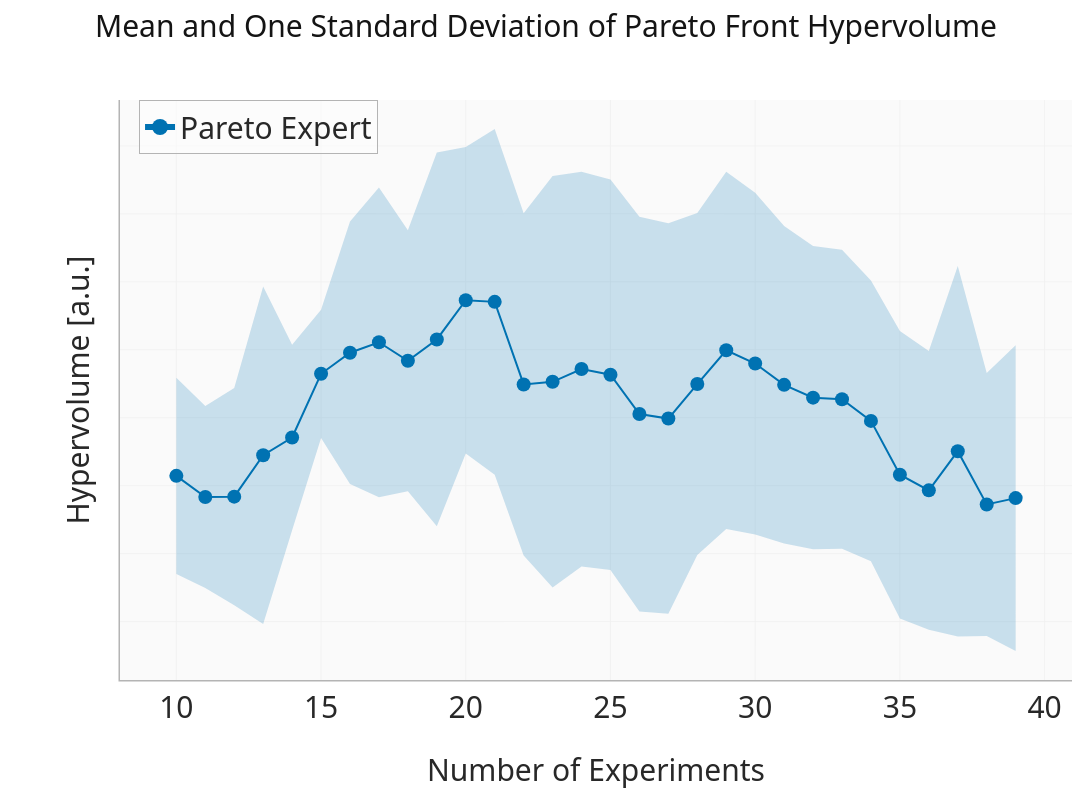

The notebook cell saved with this chart:
### Code cell
fig = plot_mean_std(
    summary,
    "Hypervolume",
    "Mean and One Standard Deviation of Pareto Front Hypervolume",
    "Hypervolume [a.u.]",
    "hypervolume_pareto_expert",
    showticklabels=False,
    ticks="",
)

### Figure 1 — Plotly figure (JSON) as saved in the notebook; plotly's stock layout.template omitted (floating-point values rounded to 4 significant figures)
{"data": [{"hoverinfo": "skip", "legendgroup": "pareto_expert", "line": {"width": 0}, "showlegend": false, "type": "scatter", "x": [10, 11, 12, 13, 14, 15, 16, 17, 18, 19, 20, 21, 22, 23, 24, 25, 26, 27, 28, 29, 30, 31, 32, 33, 34, 35, 36, 37, 38, 39], "y": [1717000.0, 1635000.0, 1688000.0, 1987000.0, 1815000.0, 1918000.0, 2178000.0, 2278000.0, 2152000.0, 2381000.0, 2397000.0, 2450000.0, 2202000.0, 2311000.0, 2324000.0, 2301000.0, 2192000.0, 2172000.0, 2202000.0, 2324000.0, 2262000.0, 2164000.0, 2105000.0, 2094000.0, 2004000.0, 1855000.0, 1797000.0, 2047000.0, 1732000.0, 1813000.0]}, {"fill": "tonexty", "fillcolor": "rgba(0,114,178,0.2)", "hoverinfo": "skip", "legendgroup": "pareto_expert", "line": {"width": 0}, "showlegend": false, "type": "scatter", "x": [10, 11, 12, 13, 14, 15, 16, 17, 18, 19, 20, 21, 22, 23, 24, 25, 26, 27, 28, 29, 30, 31, 32, 33, 34, 35, 36, 37, 38, 39], "y": [1140000.0, 1099000.0, 1048000.0, 992700.0, 1269000.0, 1541000.0, 1405000.0, 1366000.0, 1383000.0, 1280000.0, 1495000.0, 1432000.0, 1194000.0, 1100000.0, 1162000.0, 1152000.0, 1030000.0, 1023000.0, 1196000.0, 1273000.0, 1257000.0, 1230000.0, 1213000.0, 1215000.0, 1178000.0, 1009000.0, 976000.0, 956200.0, 957800.0, 913500.0]}, {"legendgroup": "pareto_expert", "line": {"color": "#0072B2", "width": 2}, "marker": {"color": "#0072B2", "size": 14, "symbol": "circle"}, "mode": "lines+markers", "name": "Pareto Expert", "showlegend": false, "type": "scatter", "x": [10, 11, 12, 13, 14, 15, 16, 17, 18, 19, 20, 21, 22, 23, 24, 25, 26, 27, 28, 29, 30, 31, 32, 33, 34, 35, 36, 37, 38, 39], "y": [1429000.0, 1367000.0, 1368000.0, 1490000.0, 1542000.0, 1729000.0, 1791000.0, 1822000.0, 1768000.0, 1830000.0, 1946000.0, 1941000.0, 1698000.0, 1706000.0, 1743000.0, 1727000.0, 1611000.0, 1598000.0, 1699000.0, 1798000.0, 1760000.0, 1697000.0, 1659000.0, 1654000.0, 1591000.0, 1432000.0, 1386000.0, 1501000.0, 1345000.0, 1363000.0]}, {"legendgroup": "pareto_expert", "line": {"color": "#0072B2", "width": 6}, "marker": {"color": "#0072B2", "size": 20, "symbol": "circle"}, "mode": "lines+markers", "name": "Pareto Expert", "type": "scatter", "x": [null], "y": [null]}], "layout": {"height": 800, "legend": {"bgcolor": "rgba(255,255,255,0.5)", "font": {"size": 30}, "groupclick": "togglegroup", "x": 0.02, "y": 1}, "margin": {"b": 120, "l": 120, "r": 20, "t": 100}, "title": {"font": {"size": 30}, "text": "Mean and One Standard Deviation of Pareto Front Hypervolume"}, "width": 1200, "xaxis": {"tickfont": {"size": 30}, "title": {"font": {"size": 30}, "text": "Number of Experiments"}}, "yaxis": {"showticklabels": false, "tickfont": {"size": 30}, "ticks": "", "title": {"font": {"size": 30}, "standoff": 20, "text": "Hypervolume [a.u.]"}}}}
